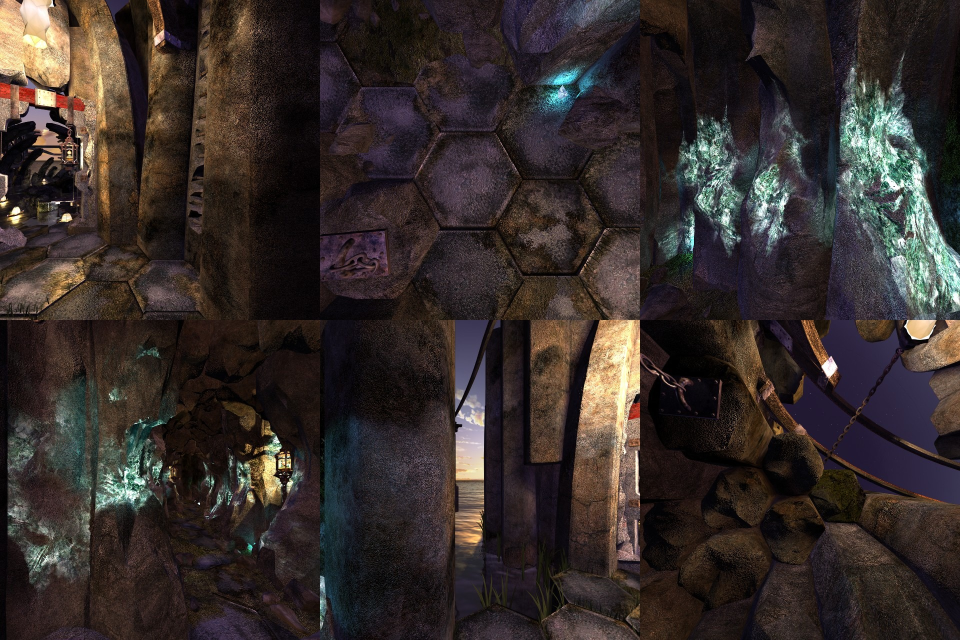
#> input picture cube/amateria/scene/pictures/MA-1014.jpg, 1920 x 1280 px, given in place of MA-1014.jpg-f1.jpg, which was not available (shown at 1/2 size)
$ python node_view.py ../../amateria/scene/pictures/MA-1014.jpg 1.0 1.0 out.png
#> lines starting #> are read from the running program, lines starting #| are printed output that depends on the picture
"""A flat view from one node's six cube faces, looking at a game heading and pitch, with no model: the start frame of a
close-up transition, drawn as the player sees the node when they click the close-up's hotspot.

    python node_view.py FACES_PREFIX HEADING PITCH OUT.png [--fov 90] [--size 1280x720]

FACES_PREFIX is the path of a node's faces without "-f<k>.jpg" (myst3_nodes.py's names, e.g. faces/TOHO/TOHO-0007).
Headings and pitches are the game's, as its hotspots give them: heading 180 is the centre of face 1 (front) and grows
to the right (270 face 4, right; 0 face 3, back; 90 face 5, left); pitch is positive up (face 6, top; face 2, bottom).
Found from Tomahna's study, where each close-up's hotspot heading points at the thing on the faces, and from ScummVM's
scene.cpp (heading grows as the mouse moves right, pitch as it moves up). --fov is the horizontal field of view.
"""
import argparse
import numpy as np, cv2

# each face's camera axes (right, down, forward in its picture) in the frame of face 1: x right, y down, z forward
FACES = {1: ((1, 0, 0), (0, 1, 0), (0, 0, 1)),        # front
         4: ((0, 0, -1), (0, 1, 0), (1, 0, 0)),       # right
         3: ((-1, 0, 0), (0, 1, 0), (0, 0, -1)),      # back
         5: ((0, 0, 1), (0, 1, 0), (-1, 0, 0)),       # left
         6: ((-1, 0, 0), (0, 0, -1), (0, -1, 0)),     # top: meets front along its own top edge, running the other way
         2: ((-1, 0, 0), (0, 0, 1), (0, 1, 0))}       # bottom: meets front along its own bottom edge, the other way
# (top and bottom found by matching their edges to face 1's top and bottom rows: the same on every node tried, TOHO 1-8
# and MAIS 1-3)


def view(prefix, heading, pitch, W, H, fov):
#> called with heading = 1, pitch = 1, W = 1280, H = 720, fov = 90
    a, p = np.radians(heading - 180), np.radians(pitch)
    fwd = np.array([np.sin(a) * np.cos(p), -np.sin(p), np.cos(a) * np.cos(p)])
    right = np.array([np.cos(a), 0, -np.sin(a)]); down = np.cross(fwd, right)
    f = W / 2 / np.tan(np.radians(fov) / 2)
    v, u = np.mgrid[0:H, 0:W].astype(np.float64)
    d = (((u + .5 - W / 2) / f)[..., None] * right + ((v + .5 - H / 2) / f)[..., None] * down + fwd)
    out = np.zeros((H, W, 3), np.float32); best = np.full((H, W), -np.inf)
    for k, (r, dn, fw) in FACES.items():
        img = cv2.imread(f'{prefix}-f{k}.jpg'); N = img.shape[0]
#> in view, img is the input picture: shape (1280, 1920, 3); mean B, G, R 42.4, 44.9, 53.2
#> after `N = img.shape[0]`: N = 1280
        z = d @ np.array(fw, float)
        with np.errstate(all='ignore'):
            x = (d @ np.array(r, float)) / z; y = (d @ np.array(dn, float)) / z
        ok = (z > 0) & (np.abs(x) <= 1.001) & (np.abs(y) <= 1.001)
        score = np.where(ok, z / np.linalg.norm(d, axis=-1), -np.inf); take = score > best
        mx = ((x + 1) * N / 2 - .5).astype(np.float32); my = ((y + 1) * N / 2 - .5).astype(np.float32)
        s = cv2.remap(img, np.where(ok, mx, 0), np.where(ok, my, 0), cv2.INTER_CUBIC, borderMode=cv2.BORDER_REPLICATE)
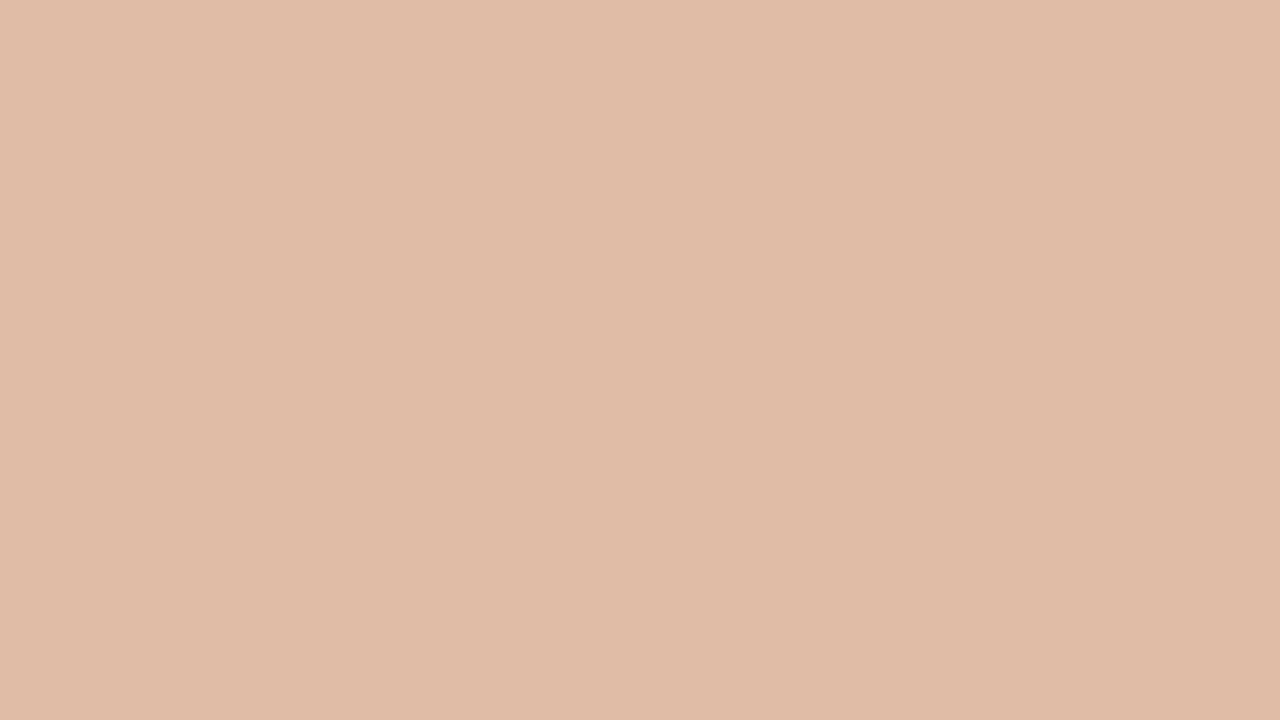
#> s: shape (720, 1280, 3); mean B, G, R 166, 188, 224
#> ok: shape (720, 1280) bool; every value is 0
        out[take] = s[take]; best[take] = score[take]
#> after `out[take] = s[take]`: out: shape (720, 1280, 3) float32; every value is 0
#> pass 2 of the loop in view, `for k, (r, dn, fw) in FACES.items():`:
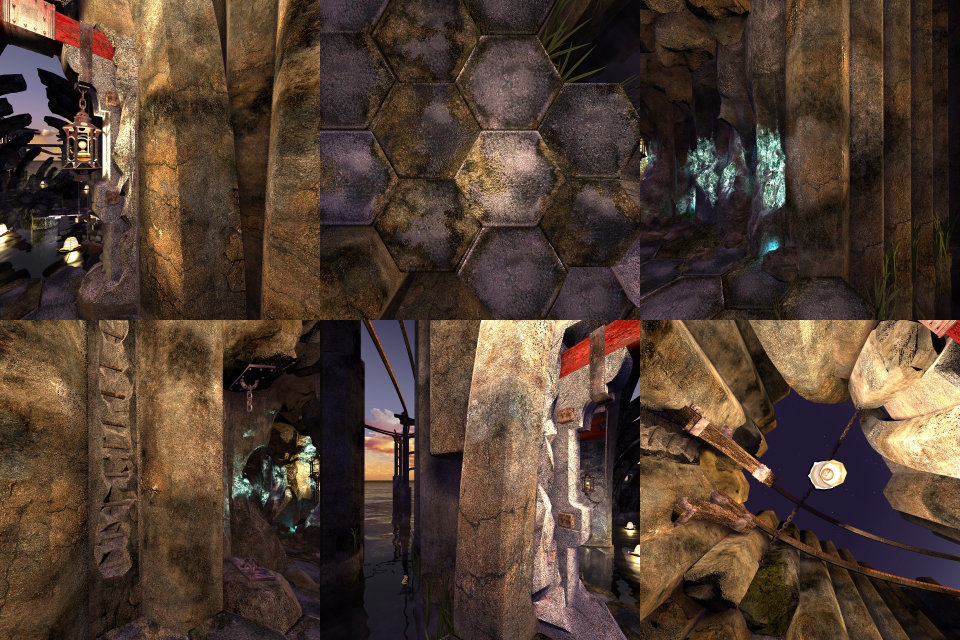
#> input picture cube/amateria/scene/pictures/MA-1015.jpg, 1920 x 1280 px, given in place of MA-1014.jpg-f4.jpg, which was not available (shown at 1/2 size)
#> in view, img is the input picture: shape (1280, 1920, 3); mean B, G, R 49.5, 61.9, 80.5
#> in view, `s = cv2.remap(img, np.where(ok, mx, 0), np.where(ok, my, 0), cv2.INTER..`:
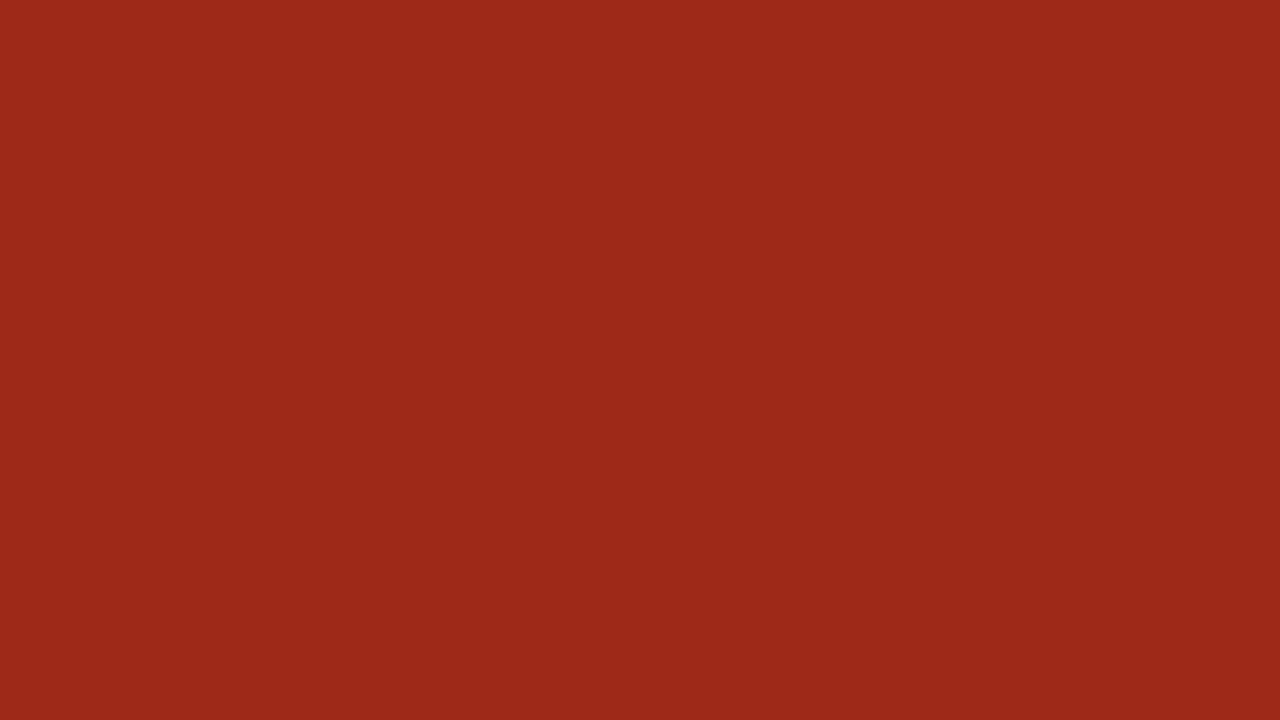
#> s: shape (720, 1280, 3); mean B, G, R 24, 41, 158
    return np.clip(np.rint(out), 0, 255).astype(np.uint8)


def main():
    ap = argparse.ArgumentParser(description=__doc__, formatter_class=argparse.RawDescriptionHelpFormatter)
    ap.add_argument('prefix'); ap.add_argument('heading', type=float); ap.add_argument('pitch', type=float); ap.add_argument('out')
    ap.add_argument('--fov', type=float, default=90); ap.add_argument('--size', default='1280x720')
    a = ap.parse_args(); W, H = map(int, a.size.split('x'))
    cv2.imwrite(a.out, view(a.prefix, a.heading, a.pitch, W, H, a.fov))


if __name__ == '__main__':
#> (the run stopped early here; a loop or call above may not have finished)
